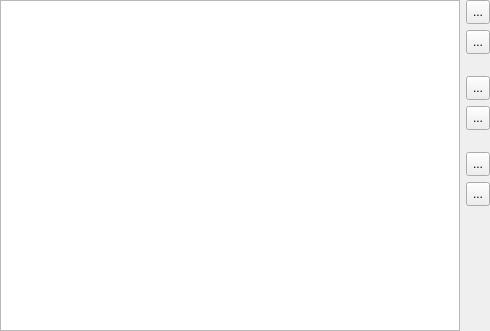
<?xml version="1.0" encoding="UTF-8"?>
<ui version="4.0">
 <class>WaypointTableWidget</class>
 <widget class="QWidget" name="WaypointTableWidget">
  <property name="geometry">
   <rect>
    <x>0</x>
    <y>0</y>
    <width>490</width>
    <height>331</height>
   </rect>
  </property>
  <property name="windowTitle">
   <string>Waypoints</string>
  </property>
  <layout class="QHBoxLayout" name="horizontalLayout">
   <property name="leftMargin">
    <number>0</number>
   </property>
   <property name="topMargin">
    <number>0</number>
   </property>
   <property name="rightMargin">
    <number>0</number>
   </property>
   <property name="bottomMargin">
    <number>0</number>
   </property>
   <item>
    <widget class="QTableView" name="waypointTable">
     <property name="editTriggers">
      <set>QAbstractItemView::DoubleClicked|QAbstractItemView::EditKeyPressed</set>
     </property>
     <property name="selectionMode">
      <enum>QAbstractItemView::ContiguousSelection</enum>
     </property>
     <property name="selectionBehavior">
      <enum>QAbstractItemView::SelectRows</enum>
     </property>
    </widget>
   </item>
   <item>
    <widget class="QWidget" name="waypointTableSideBar" native="true">
     <layout class="QVBoxLayout" name="verticalLayout">
      <property name="leftMargin">
       <number>0</number>
      </property>
      <property name="topMargin">
       <number>0</number>
      </property>
      <property name="rightMargin">
       <number>0</number>
      </property>
      <property name="bottomMargin">
       <number>0</number>
      </property>
      <item>
       <widget class="QToolButton" name="buttonAddWaypoint">
        <property name="minimumSize">
         <size>
          <width>24</width>
          <height>24</height>
         </size>
        </property>
        <property name="maximumSize">
         <size>
          <width>24</width>
          <height>24</height>
         </size>
        </property>
        <property name="toolTip">
         <string>&lt;b&gt;Add Waypoint&lt;/b&gt;</string>
        </property>
        <property name="text">
         <string>...</string>
        </property>
        <property name="checkable">
         <bool>true</bool>
        </property>
        <property name="checked">
         <bool>false</bool>
        </property>
       </widget>
      </item>
      <item>
       <widget class="QToolButton" name="buttonRemoveWaypoint">
        <property name="minimumSize">
         <size>
          <width>24</width>
          <height>24</height>
         </size>
        </property>
        <property name="maximumSize">
         <size>
          <width>24</width>
          <height>24</height>
         </size>
        </property>
        <property name="toolTip">
         <string>&lt;b&gt;Remove Waypoint&lt;/b&gt;</string>
        </property>
        <property name="text">
         <string>...</string>
        </property>
       </widget>
      </item>
      <item>
       <spacer name="verticalSpacerAddRemMod">
        <property name="orientation">
         <enum>Qt::Vertical</enum>
        </property>
        <property name="sizeType">
         <enum>QSizePolicy::Fixed</enum>
        </property>
        <property name="sizeHint" stdset="0">
         <size>
          <width>24</width>
          <height>16</height>
         </size>
        </property>
       </spacer>
      </item>
      <item>
       <widget class="QToolButton" name="buttonMoveWaypoint">
        <property name="minimumSize">
         <size>
          <width>24</width>
          <height>24</height>
         </size>
        </property>
        <property name="maximumSize">
         <size>
          <width>24</width>
          <height>24</height>
         </size>
        </property>
        <property name="toolTip">
         <string>&lt;b&gt;Move Waypoint&lt;/b&gt;</string>
        </property>
        <property name="text">
         <string>...</string>
        </property>
       </widget>
      </item>
      <item>
       <widget class="QToolButton" name="buttonRotateWaypoints">
        <property name="minimumSize">
         <size>
          <width>24</width>
          <height>24</height>
         </size>
        </property>
        <property name="maximumSize">
         <size>
          <width>24</width>
          <height>24</height>
         </size>
        </property>
        <property name="toolTip">
         <string>&lt;b&gt;Rotate Waypoints&lt;/b&gt;</string>
        </property>
        <property name="text">
         <string>...</string>
        </property>
       </widget>
      </item>
      <item>
       <spacer name="verticalSpacerModMove">
        <property name="orientation">
         <enum>Qt::Vertical</enum>
        </property>
        <property name="sizeType">
         <enum>QSizePolicy::Fixed</enum>
        </property>
        <property name="sizeHint" stdset="0">
         <size>
          <width>24</width>
          <height>16</height>
         </size>
        </property>
       </spacer>
      </item>
      <item>
       <widget class="QToolButton" name="buttonMoveWaypointUp">
        <property name="minimumSize">
         <size>
          <width>24</width>
          <height>24</height>
         </size>
        </property>
        <property name="maximumSize">
         <size>
          <width>24</width>
          <height>24</height>
         </size>
        </property>
        <property name="toolTip">
         <string>&lt;b&gt;Move Up&lt;/b&gt;</string>
        </property>
        <property name="text">
         <string>...</string>
        </property>
       </widget>
      </item>
      <item>
       <widget class="QToolButton" name="buttonMoveWaypointDown">
        <property name="minimumSize">
         <size>
          <width>24</width>
          <height>24</height>
         </size>
        </property>
        <property name="maximumSize">
         <size>
          <width>24</width>
          <height>24</height>
         </size>
        </property>
        <property name="toolTip">
         <string>&lt;b&gt;Move Down&lt;/b&gt;</string>
        </property>
        <property name="text">
         <string>...</string>
        </property>
       </widget>
      </item>
      <item>
       <spacer name="verticalSpacerBot">
        <property name="orientation">
         <enum>Qt::Vertical</enum>
        </property>
        <property name="sizeHint" stdset="0">
         <size>
          <width>24</width>
          <height>24</height>
         </size>
        </property>
       </spacer>
      </item>
     </layout>
    </widget>
   </item>
  </layout>
 </widget>
 <resources/>
 <connections/>
</ui>
